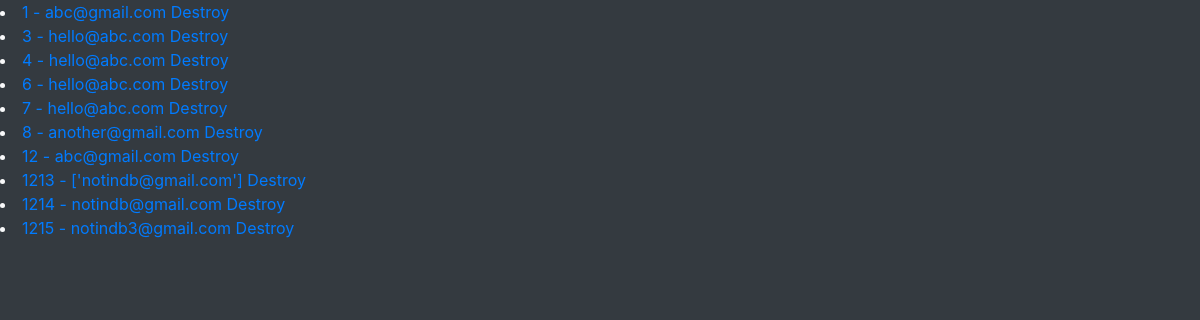
Before: /email/ (signed in) with the older database file.
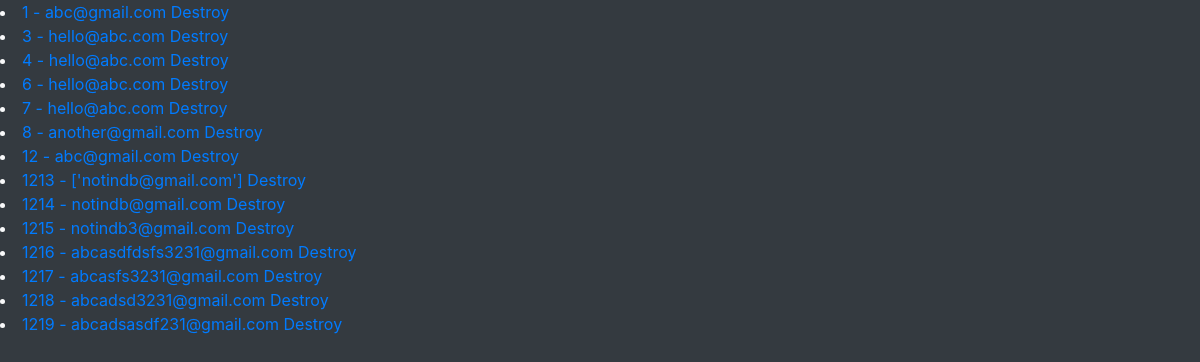
After: the same page with the newer database file.
### emails/models.py (models this page shows)
class EmailEntry(models.Model):
    email = models.EmailField()
    name = models.CharField(max_length=120, blank=True)
    bio = models.TextField(blank=True)
    updated = models.DateTimeField(auto_now=True) # set when saved?
    timestamp = models.DateTimeField(auto_now_add=True) # set when added?

### emails/views.py (the view)
# urls.py: path('email/', email_entry_list_view),
@staff_member_required(login_url='/login')
def email_entry_list_view(request, id=None, *args, **kwargs):
    qs = EmailEntry.objects.all() # .filter(email__icontains='abc')
    return render(request, "emails/list.html", {"object_list": qs})

### templates/emails/list.html
{% extends "base.html" %}
{% load static %}
{% block content %}
{% for object in object_list %}
<li><a href='/email/{{ object.id }}/'>{{ object.id }} - {{ object.email }}</a>
    <a href='/email/{{ object.id }}/destroy/'>Destroy</a>
</li>
{% endfor %}
{% endblock %}

### templates/base.html (shortened to what this page needs)
<!doctype html>
<html lang="en">
  <head>
    {% include 'base/css.html' %}
  </head>
  <body class='bg-dark text-light'>
    {% block content %}{% endblock content %}
  </body>
</html>

### templates/base/css.html (shortened to what this page needs)
<link rel="stylesheet" href="https://stackpath.bootstrapcdn.com/bootstrap/4.5.0/css/bootstrap.min.css">

Changed rows visible on the page:
added EmailEntry: id "1216", email "abcasdfdsfs3231@gmail.com"
added EmailEntry: id "1217", email "abcasfs3231@gmail.com"
added EmailEntry: id "1218", email "abcadsd3231@gmail.com"
added EmailEntry: id "1219", email "abcadsasdf231@gmail.com"
